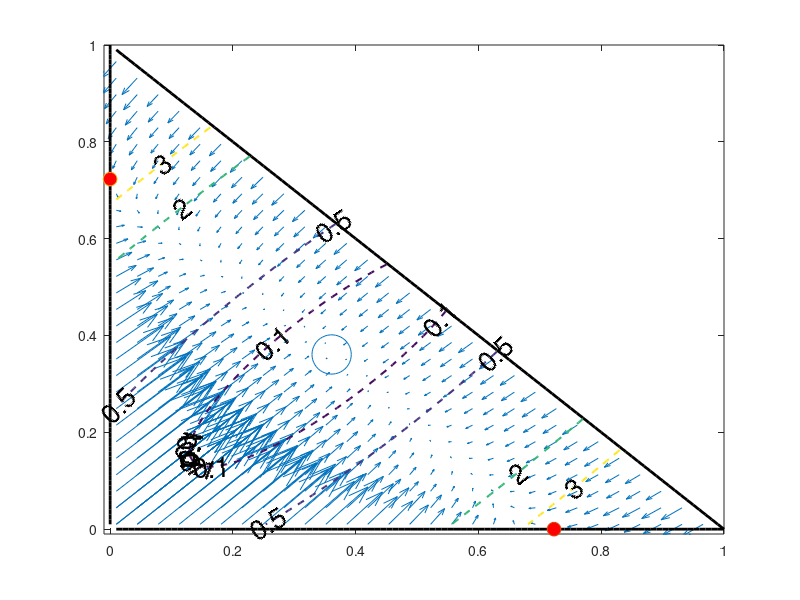
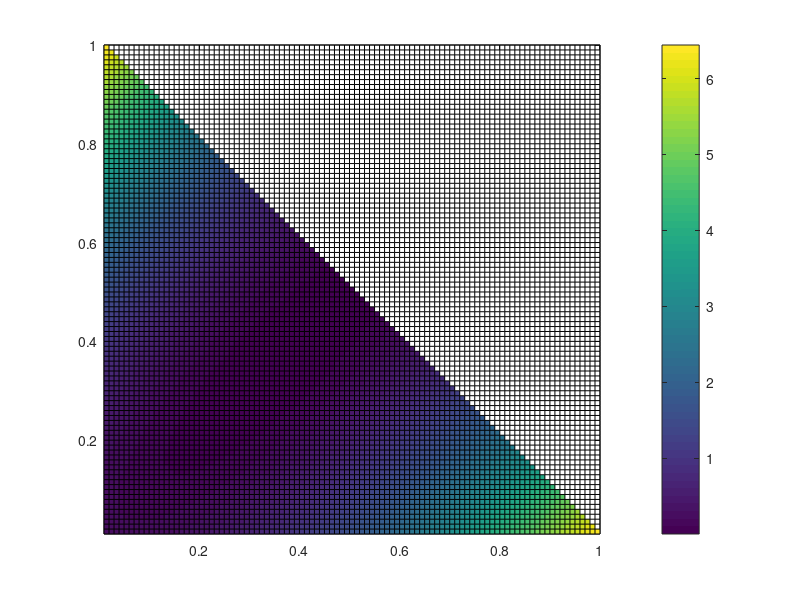

Source code (MATLAB) for these figures, in order: (Note: this script raises an error after producing the figures.)
clear all
format long

pi0 = 0.1;
pi1 = 0.15;
pi2 = 1;
pi3 = 2;

% check pi0 < 1
if (pi0 >= 1)
    'pi0 is'
    pi0
    'pi0 too big'
end

Lss = (1+pi0*pi2+0.5*pi1)/(2*pi0*pi3)*(sqrt(1+2*(1-pi0)*pi0*pi3/(1+pi0*pi2+0.5*pi1)^2)-1);
Lcrit = (1+pi0*pi2)/(2*pi0*pi3)*(sqrt(1+4*(1-pi0)*pi0*pi3/(1+pi0*pi2)^2)-1);

Lmincoarse = 0.01;
Ncoarse = 30;

L1coarse = linspace(Lmincoarse,1,Ncoarse);
L2coarse = linspace(Lmincoarse,1,Ncoarse);

[LL1coarse,LL2coarse] = meshgrid(L1coarse,L2coarse);

coarse_inds = find(LL1coarse+LL2coarse < 1);

JJ = 1+pi2*(LL1coarse+LL2coarse)+pi3*(LL1coarse.^2+LL2coarse.^2);
dL1coarse = (1-LL1coarse-LL2coarse)./JJ-pi0-pi1*LL1coarse./JJ;
dL2coarse = (1-LL1coarse-LL2coarse)./JJ-pi0-pi1*LL2coarse./JJ;

start_inds = 1:2;
end_inds = 3:Ncoarse;

LL1coarse_plt1 = [LL1coarse(start_inds,:) LL1coarse(:,start_inds)'];
LL2coarse_plt1 = [LL2coarse(start_inds,:) LL2coarse(:,start_inds)'];
dLL1coarse_plt1 = [dL1coarse(start_inds,:) dL1coarse(:,start_inds)'];
dLL2coarse_plt1 = [dL2coarse(start_inds,:) dL2coarse(:,start_inds)'];

LL1coarse_plt2 = LL1coarse(end_inds,end_inds);
LL2coarse_plt2 = LL2coarse(end_inds,end_inds);
dLL1coarse_plt2 = dL1coarse(end_inds,end_inds);
dLL2coarse_plt2 = dL2coarse(end_inds,end_inds);

coarse_inds_plt1 = find(LL1coarse_plt1+LL2coarse_plt1 < 1);
coarse_inds_plt2 = find(LL1coarse_plt2+LL2coarse_plt2 < 1);

Lmin = 0.01;
N = 100;

L1 = linspace(Lmin,1,N);
L2 = linspace(Lmin,1,N);

[LL1,LL2] = meshgrid(L1,L2);

fine_inds = find(LL1coarse+LL2coarse < 1);

JJ = 1+pi2*(LL1+LL2)+pi3*(LL1.^2+LL2.^2);
dL1 = (1-LL1-LL2)./JJ-pi0-pi1*LL1./JJ;
dL2 = (1-LL1-LL2)./JJ-pi0-pi1*LL2./JJ;

LY = 0.5*(((LL1-Lss)+(LL2-Lss)).^2+pi3/pi1*((LL1-Lss)-(LL2-Lss)).^2);

figure(1);clf;
quiver(LL1coarse_plt1(coarse_inds_plt1),LL2coarse_plt1(coarse_inds_plt1),...
    dLL1coarse_plt1(coarse_inds_plt1),dLL2coarse_plt1(coarse_inds_plt1),2.5,...
    'Color',[0    0.4470    0.7410]);
hold on
quiver(LL1coarse_plt2(coarse_inds_plt2),LL2coarse_plt2(coarse_inds_plt2),...
    dLL1coarse_plt2(coarse_inds_plt2),dLL2coarse_plt2(coarse_inds_plt2),2.5,...
    'Color',[0    0.4470    0.7410]);
% plot(L1(L1 < P),P-L1(L1 < P),'k');
plot(L1,zeros(N,1),'k','LineWidth',2);
plot(zeros(N,1),L2,'k','LineWidth',2);
plot(L1,1-L1,'k','LineWidth',2);

LY(find(LL1+LL2 > 1)) = NaN;
LY2(find(LL1+LL2 > 1)) = NaN;
LYtmp(find(LL1+LL2 > 1)) = NaN;
LYtmp2(find(LL1+LL2 > 1)) = NaN;

levels = [0.01 0.025 0.05 0.1 0.15];
levels = [0.1 0.5 2 3];
[C, h] = contour(LL1,LL2,LY,levels,'ShowText','on','LineWidth',1.5,'LineStyle','--');
clabel(C,h,'FontSize',20)
scatter(Lss,Lss,800,'k*')
scatter(Lcrit,0,100,'rd','MarkerFaceColor','r')
scatter(0,Lcrit,100,'rd','MarkerFaceColor','r')
xlim([-0.01 1]);
ylim([-0.01 1]);
%axis equal

% %solve ODE for boundary region
% params = [A D P];
% hfun = @(x,h) h_ode1(x,h,params);
% [L1out,hout] = ode45(hfun,[P^2 4*P^2],0);
% plot(sqrt(L1out),sqrt(hout),'k','LineWidth',2);
% 
% hfun = @(y,h) h_ode2(y,h,params);
% [L2out,hout] = ode45(hfun,[P^2 4*P^2],0);
% plot(sqrt(hout),sqrt(L2out),'k','LineWidth',2);

figure(2);clf;
pcolor(LL1,LL2,LY);
colorbar
set(gca,'colorscale','log')

%% add corner boundaries

%solve ODE for boundary region
params = [pi0 pi1 pi2 pi3];
dfun = @(t,y) myderiv_back(t,y,params);
L0 = [Lcrit; 0];
tspan = [0 -100];
[tout,Lout] = ode45(dfun,tspan,L0);
L1out = Lout(:,1); L2out = Lout(:,2);
figure(1)
plot(L1out,L2out,'r','LineWidth',2);

L0 = [0; Lcrit];
tspan = [0 -100];
[tout,Lout] = ode45(dfun,tspan,L0);
L1out = Lout(:,1); L2out = Lout(:,2);
plot(L1out,L2out,'r','LineWidth',2);
%% now apply severing

mult_fac = 1/(1-Lss);
pi0 = mult_fac*0.1;
pi1 = 0.15;
pi2 = 1/mult_fac;
pi3 = 2/mult_fac^2;

pi0 = 0.2;
pi1 = 0.15;
pi2 = 0.5;
pi3 = 0.5;


% check pi0 < 1
if (pi0 >= 1)
    'pi0 is'
    pi0
    'pi0 too big'
end

Lss2 = 1/mult_fac*(1+pi0*pi2+0.5*pi1)/(2*pi0*pi3)*(sqrt(1+2*(1-pi0)*pi0*pi3/(1+pi0*pi2+0.5*pi1)^2)-1);
Lcrit2 = 1/mult_fac*(1+pi0*pi2)/(2*pi0*pi3)*(sqrt(1+4*(1-pi0)*pi0*pi3/(1+pi0*pi2)^2)-1);

Lmincoarse = 0.01;
Ncoarse = 30;

L1coarse = linspace(Lmincoarse,1,Ncoarse);
L2coarse = linspace(Lmincoarse,1,Ncoarse);

[LL1coarse,LL2coarse] = meshgrid(L1coarse,L2coarse);

coarse_inds = find(LL1coarse+LL2coarse < 1);

JJ = 1+pi2*(mult_fac*LL1coarse+2*LL2coarse)+pi3*((mult_fac*LL1coarse).^2+(mult_fac*LL2coarse).^2);
dL1coarse = 1/mult_fac*((1-mult_fac*LL1coarse-mult_fac*LL2coarse)./JJ-pi0-pi1*mult_fac*LL1coarse./JJ);
dL2coarse = 1/mult_fac*((1-mult_fac*LL1coarse-mult_fac*LL2coarse)./JJ-pi0-pi1*mult_fac*LL2coarse./JJ);

start_inds = 1:2;
end_inds = 3:Ncoarse;

LL1coarse_plt1 = [LL1coarse(start_inds,:) LL1coarse(:,start_inds)'];
LL2coarse_plt1 = [LL2coarse(start_inds,:) LL2coarse(:,start_inds)'];
dLL1coarse_plt1 = [dL1coarse(start_inds,:) dL1coarse(:,start_inds)'];
dLL2coarse_plt1 = [dL2coarse(start_inds,:) dL2coarse(:,start_inds)'];

LL1coarse_plt2 = LL1coarse(end_inds,end_inds);
LL2coarse_plt2 = LL2coarse(end_inds,end_inds);
dLL1coarse_plt2 = dL1coarse(end_inds,end_inds);
dLL2coarse_plt2 = dL2coarse(end_inds,end_inds);

coarse_inds_plt1 = find(LL1coarse_plt1+LL2coarse_plt1 < 0.5);
coarse_inds_plt2 = find(LL1coarse_plt2+LL2coarse_plt2 < 0.5);

coarse_inds_plt3 = find((LL1coarse+LL2coarse >= 0.5) ...
    & (LL1coarse+LL2coarse < 1));

Lmin = 0.01;
N = 100;

L1 = linspace(Lmin,1,N);
L2 = linspace(Lmin,1,N);

[LL1,LL2] = meshgrid(L1,L2);

fine_inds = find(LL1coarse+LL2coarse < 1);

JJ = 1+pi2*(mult_fac*LL1+mult_fac*LL2)+pi3*((mult_fac*LL1).^2+(mult_fac*LL2).^2);
dL1 = 1/mult_fac*((1-mult_fac*LL1-mult_fac*LL2)./JJ-pi0-pi1*mult_fac*LL1./JJ);
dL2 = 1/mult_fac*((1-mult_fac*LL1-mult_fac*LL2)./JJ-pi0-pi1*mult_fac*LL2./JJ);

LY = 0.5*(((2*LL1-2*Lss2)+(2*LL2-2*Lss2)).^2+pi3/pi1*((2*LL1-2*Lss2)-(2*LL2-2*Lss2)).^2);

figure(3);clf;
% quiver(LL1coarse_plt1(coarse_inds_plt1),LL2coarse_plt1(coarse_inds_plt1),...
%     dLL1coarse_plt1(coarse_inds_plt1),dLL2coarse_plt1(coarse_inds_plt1),1.5,...
%     'Color',[0    0.4470    0.7410]);
% hold on
% quiver(LL1coarse_plt2(coarse_inds_plt2),LL2coarse_plt2(coarse_inds_plt2),...
%     dLL1coarse_plt2(coarse_inds_plt2),dLL2coarse_plt2(coarse_inds_plt2),2,...
%     'Color',[0    0.4470    0.7410]);
% quiver(LL1coarse(coarse_inds_plt3),LL2coarse(coarse_inds_plt3),...
%     dL1coarse(coarse_inds_plt3),dL2coarse(coarse_inds_plt3),1,...
%     'Color',[0    0.4470    0.7410]);
% plot(L1(L1 < P),P-L1(L1 < P),'k');
plot(L1,zeros(N,1),'k','LineWidth',2);
hold on
plot(zeros(N,1),L2,'k','LineWidth',2);
plot(L1,1-L1,'k','LineWidth',2);

LY(find(LL1+LL2 > 1)) = NaN;
LY2(find(LL1+LL2 > 1)) = NaN;
LYtmp(find(LL1+LL2 > 1)) = NaN;
LYtmp2(find(LL1+LL2 > 1)) = NaN;

levels = [0.01 0.025 0.05 0.1 0.15];
levels = [0.1 0.5 1];
[C, h] = contour(LL1,LL2,LY,levels,'ShowText','on','LineWidth',1.5,'LineStyle','--');
clabel(C,h,'FontSize',12)
scatter(Lss2,Lss2,800,'k*')
scatter(Lcrit2,0,100,'rd','MarkerFaceColor','r')
scatter(0,Lcrit2,100,'rd','MarkerFaceColor','r')
xlim([-0.01 1]);
ylim([-0.01 1]);
%axis equal

% %solve ODE for boundary region
% params = [A D P];
% hfun = @(x,h) h_ode1(x,h,params);
% [L1out,hout] = ode45(hfun,[P^2 4*P^2],0);
% plot(sqrt(L1out),sqrt(hout),'k','LineWidth',2);
% 
% hfun = @(y,h) h_ode2(y,h,params);
% [L2out,hout] = ode45(hfun,[P^2 4*P^2],0);
% plot(sqrt(hout),sqrt(L2out),'k','LineWidth',2);

figure(4);clf;
pcolor(LL1,LL2,LY);
colorbar
set(gca,'colorscale','log')

%% add corner boundaries

%solve ODE for boundary region
params = [pi0 pi1 pi2 pi3 mult_fac];
dfun = @(t,y) myderiv2_back(t,y,params);
L0 = [Lcrit2; 0];
tspan = [0 -100];
[tout,Lout] = ode45(dfun,tspan,L0);
L1out = Lout(:,1); L2out = Lout(:,2);
figure(3)
plot(L1out,L2out,'r','LineWidth',2);

L0 = [0; Lcrit2];
tspan = [0 -100];
[tout,Lout] = ode45(dfun,tspan,L0);
L1out = Lout(:,1); L2out = Lout(:,2);
plot(L1out,L2out,'r','LineWidth',2);

a1 = gca;
f6 = figure(6);clf;
a2 = copyobj(a1,f6);

%% add another severing trajectory for fun

%solve ODE for boundary region
params = [pi0 pi1 pi2 pi3 mult_fac];
dfun = @(t,y) myderiv2(t,y,params);
L0 = [0.7; 0];
L0 = [0.8; 0];
tspan = [0 100];
[tout,Lout] = ode45(dfun,tspan,L0);
L1out = Lout(:,1); L2out = Lout(:,2);
figure(6)
plot(L1out,L2out,'r','LineWidth',2);

figure(3)
plot(L1out,L2out,'Color',[0.4660 0.6740 0.1880],'LineWidth',2);

figure(7);clf;
plot(tout,L1out,'Color',[0.4660 0.6740 0.1880],'LineWidth',2);
hold on
plot(tout,L2out,'Color',[0.4660 0.6740 0.1880],'LineWidth',2);
% legend('L_1','L_2','Location','Best')
set(gca, 'fontsize', 18);
ylim([0 0.8])

figure(8);clf;
plot(tout,L1out,'Color',[0.4660 0.6740 0.1880],'LineWidth',4);
hold on
plot(tout,L2out,'Color',[0.4660 0.6740 0.1880],'LineWidth',4);
% legend('L_1','L_2','Location','Best')
set(gca, 'fontsize', 34);
xlim([0 20])
ylim([0 0.2])

figure(3);
%% add severing trajectory

%solve ODE for boundary region
params = [pi0 pi1 pi2 pi3 mult_fac];
dfun = @(t,y) myderiv2(t,y,params);
L0 = [Lss; 0];
% L0 = [1.5*Lss; 0];
tspan = [0 100];
[tout,Lout] = ode45(dfun,tspan,L0);
L1out = Lout(:,1); L2out = Lout(:,2);
figure(3)
plot(L1out,L2out,'Color',[0.4940 0.1840 0.5560],'LineWidth',2);

figure(5);clf;
plot(tout,L1out,'Color',[0.4940 0.1840 0.5560],'LineWidth',2);
hold on
plot(tout,L2out,'Color',[0.4940 0.1840 0.5560],'LineWidth',2);
% legend('L_1','L_2','Location','Best')
set(gca, 'fontsize', 18);
ylim([0 0.8])

%% define differential equation

function df = myderiv(t,LL,params)

pi0 = params(1);
pi1 = params(2);
pi2 = params(3);
pi3 = params(4);

L1 = LL(1);
L2 = LL(2);

JJ = 1+pi2*(L1+L2)+pi3*(L1.^2+L2.^2);
dL1 = (1-L1-L2)./JJ-pi0-pi1*L1./JJ;
dL2 = (1-L1-L2)./JJ-pi0-pi1*L2./JJ;

if (L1 <= eps && dL1 <= 0)
    dL1 = 0;
end
if (L2 <= eps && dL2 <= 0)
    dL2 = 0;
end

df = [dL1; dL2];
end

function df = myderiv_back(t,LL,params)

pi0 = params(1);
pi1 = params(2);
pi2 = params(3);
pi3 = params(4);

L1 = LL(1);
L2 = LL(2);

JJ = 1+pi2*(L1+L2)+pi3*(L1.^2+L2.^2);
dL1 = (1-L1-L2)./JJ-pi0-pi1*L1./JJ;
dL2 = (1-L1-L2)./JJ-pi0-pi1*L2./JJ;

if (L1+L2 >= 1-1.6e-2 && dL1+dL2 <= 0)
    dL1 = 0;
    dL2 = 0;
end

df = [dL1; dL2];
end

function df = myderiv2(t,LL,params)

pi0 = params(1);
pi1 = params(2);
pi2 = params(3);
pi3 = params(4);
mult_fac = params(5);

L1 = LL(1);
L2 = LL(2);

% JJ = 1+pi2*(L1+L2)+pi3*(L1.^2+L2.^2);
% dL1 = (1-L1-L2)./JJ-pi0-pi1*L1./JJ;
% dL2 = (1-L1-L2)./JJ-pi0-pi1*L2./JJ;

JJ = 1+pi2*mult_fac*(L1+L2)+pi3*mult_fac^2*(L1.^2+L2.^2);
dL1 = 1/mult_fac*((1-mult_fac*(L1+L2))./JJ-pi0-pi1*mult_fac*L1./JJ);
dL2 = 1/mult_fac*((1-mult_fac*(L1+L2))./JJ-pi0-pi1*mult_fac*L2./JJ);

if (L1 <= eps && dL1 <= 0)
    dL1 = 0;
end
if (L2 <= eps && dL2 <= 0)
    dL2 = 0;
end

df = [dL1; dL2];
end

function df = myderiv2_back(t,LL,params)

pi0 = params(1);
pi1 = params(2);
pi2 = params(3);
pi3 = params(4);
mult_fac = params(5);

L1 = LL(1);
L2 = LL(2);

% JJ = 1+pi2*(L1+L2)+pi3*(L1.^2+L2.^2);
% dL1 = (1-L1-L2)./JJ-pi0-pi1*L1./JJ;
% dL2 = (1-L1-L2)./JJ-pi0-pi1*L2./JJ;

JJ = 1+pi2*mult_fac*(L1+L2)+pi3*mult_fac^2*(L1.^2+L2.^2);
dL1 = 1/mult_fac*((1-mult_fac*(L1+L2))./JJ-pi0-pi1*mult_fac*L1./JJ);
dL2 = 1/mult_fac*((1-mult_fac*(L1+L2))./JJ-pi0-pi1*mult_fac*L2./JJ);

if (L1+L2 >= 1-1e-2 && dL1+dL2 <= 0)
    dL1 = 0;
    dL2 = 0;
end

df = [dL1; dL2];
end
